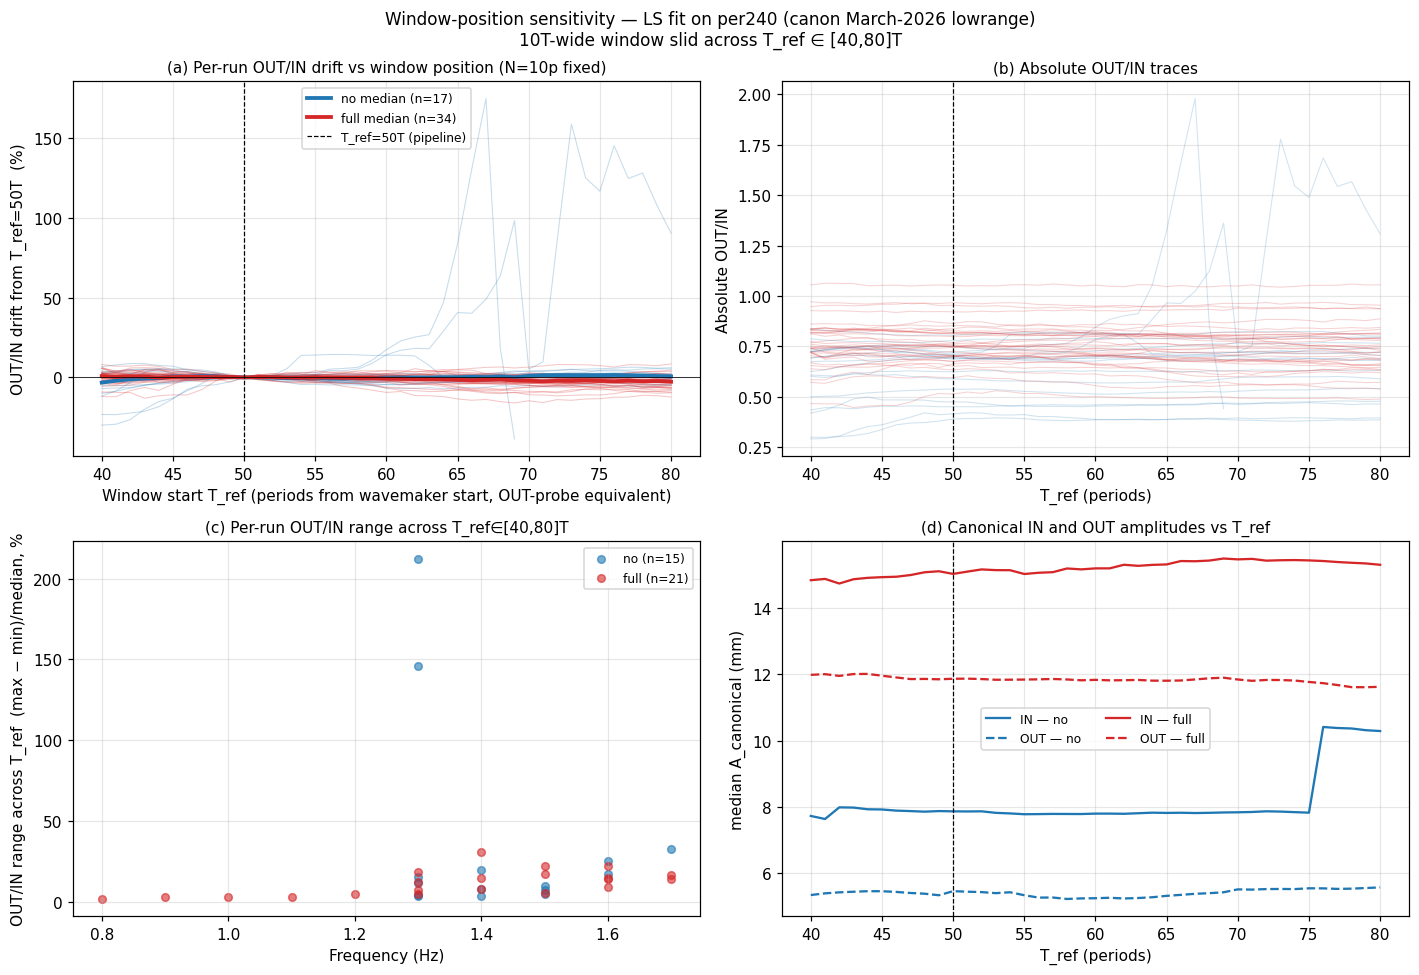

Here is the Python script that generated this plot:
"""
Window-position sensitivity — slide a 10T window across the per240 plateau
===========================================================================

Companion to `fft_window_sensitivity_lsfit.py` (which varies window LENGTH
at a fixed start). Here we vary POSITION at a fixed length (10 periods =
pipeline H&G default).

Sweep: reference start position T_ref ∈ [40T, 80T] in 1T steps.
For each probe the local start is `T_ref − ΔT_probe` where ΔT_probe is
the group-velocity travel-time shift from HG.REF_R_M (the probe-shifted
H&G convention — i.e. moving T_ref by 1T shifts every probe's window by
exactly 1T in probe-local time).

At T_ref = 50 the window equals the current pipeline default (H&G [50T, 60T]
at OUT, probe-shifted for IN). So drift is measured relative to T_ref = 50.

Scope: fullpanel per240 wave runs, quality=ok, in the two canonical
March-2026 lowrange folders.

Output:
  analysis_scratch/fft_window_position_sensitivity_lsfit.csv
  analysis_scratch/fft_window_position_sensitivity_lsfit.png
  analysis_scratch/fft_window_position_sensitivity_lsfit_findings.md
"""

import sys
from pathlib import Path
sys.path.insert(0, str(Path(__file__).parent.parent))

import numpy as np
import pandas as pd
import matplotlib
matplotlib.use("Agg")
import matplotlib.pyplot as plt

from wavescripts.improved_data_loader import load_analysis_data, load_processed_dfs
from wavescripts.signal_processing import compute_amplitudes_from_lsfit
from wavescripts.constants import HG, c_group

FS = 250.0
BASE = Path(__file__).parent.parent
SCRATCH = Path(__file__).parent

N_PERIODS  = 10          # fixed window length (pipeline default)
T_REF_MIN  = 40
T_REF_MAX  = 80
T_REF_STEP = 1
T_REF_SWEEP = np.arange(T_REF_MIN, T_REF_MAX + 1, T_REF_STEP)

T_REF_CANON = HG.START_T_REF   # = 50 — the pipeline default

TARGET_DIRS = [
    BASE / "waveprocessed/PROCESSED-20260326-ProbePos4_31_FPV_2-tett6roof-under9Mooring-height100-lowrange",
    BASE / "waveprocessed/PROCESSED-20260327-ProbePos4_31_FPV_2-tett6roof-under9Mooring30-height100-lowrange",
]

# Probe positions in metres from paddle (march2026_better_rearranging)
PROBE_R_M = {
    "9373/170":  9.373,
    "9373/340":  9.373,
    "12400/250": 12.400,
    "8804/250":   8.804,
}
IN_PROBES  = ["9373/170", "9373/340"]
OUT_PROBES = ["12400/250"]

OUT_CSV = SCRATCH / "fft_window_position_sensitivity_lsfit.csv"
OUT_PNG = SCRATCH / "fft_window_position_sensitivity_lsfit.png"
OUT_MD  = SCRATCH / "fft_window_position_sensitivity_lsfit_findings.md"


def _probe_local_start_T(T_ref: float, r_probe_m: float, f_hz: float) -> float:
    """T_ref is in OUT-probe coordinates (r=12.4 m). Shift to probe-local time
    by subtracting group-velocity travel time ΔT = (R_ref − r)/c_group · f."""
    dT = (HG.REF_R_M - r_probe_m) / c_group(f_hz, HG.TANK_DEPTH_M) * f_hz
    return T_ref - dT


def _extract_window(df, pos, start, n_samples):
    col = f"eta_{pos}_interp" if f"eta_{pos}_interp" in df.columns else f"eta_{pos}"
    if col not in df.columns:
        return None
    end = start + n_samples
    if start < 0 or end > len(df):
        return None
    sig = df[col].iloc[start:end].to_numpy(dtype=float)
    nan_mask = np.isnan(sig)
    if nan_mask.mean() > 0.10:
        return None
    if nan_mask.any():
        idx = np.arange(len(sig))
        sig = np.interp(idx, idx[~nan_mask], sig[~nan_mask])
    return sig


# ── Load ──────────────────────────────────────────────────────────────────────

print("1. Loading metadata + processed time series …")
dirs_str = [str(d) for d in TARGET_DIRS]
meta, _, _, _ = load_analysis_data(*dirs_str, load_processed=False)

mask = (
    (meta["PanelCondition"] == "full")
    & meta["WaveFrequencyInput [Hz]"].notna()
    & (meta["WaveFrequencyInput [Hz]"] > 0)
    & (meta["WavePeriodInput"] >= 100)   # per240-ish
    & (meta["quality_flag"] == "ok")
)
runs = meta[mask].copy()
print(f"   {len(runs)} per240 fullpanel wave runs, quality=ok")

proc_dfs = load_processed_dfs(*dirs_str)

# ── Sweep ─────────────────────────────────────────────────────────────────────

print(f"\n2. Sweeping T_ref ∈ [{T_REF_MIN}, {T_REF_MAX}] periods "
      f"(step {T_REF_STEP}, {len(T_REF_SWEEP)} positions) at N = {N_PERIODS}p …")
records = []
for _, row in runs.iterrows():
    path = row["path"]
    df = proc_dfs.get(path)
    if df is None:
        continue
    freq = float(row["WaveFrequencyInput [Hz]"])
    samples_per_period = int(round(FS / freq))
    n_samples = N_PERIODS * samples_per_period

    for pos in IN_PROBES + OUT_PROBES:
        r_m = PROBE_R_M[pos]
        for T_ref in T_REF_SWEEP:
            start_T_probe = _probe_local_start_T(T_ref, r_m, freq)
            start_sample = int(round(start_T_probe * samples_per_period))
            sig = _extract_window(df, pos, start_sample, n_samples)
            if sig is None:
                continue
            ls = compute_amplitudes_from_lsfit(sig, freq, FS)
            records.append({
                "path":           path,
                "name":           Path(path).name,
                "probe":          pos,
                "freq_hz":        freq,
                "amp_V":          float(row["WaveAmplitudeInput [Volt]"]),
                "wind":           row["WindCondition"],
                "mooring":        row.get("Mooring", "?"),
                "T_ref":          int(T_ref),
                "start_sample":   start_sample,
                "A_LS_mm":        ls["A_fundamental"],
                "A_stokes2_mm":   ls["A_stokes2"],
                "residual_rms_mm": ls["residual_rms"],
            })

long = pd.DataFrame(records)
long.to_csv(OUT_CSV, index=False, float_format="%.5f")
print(f"   {len(long)} rows → {OUT_CSV.relative_to(BASE)}")

# ── Canonical IN/OUT per run per T_ref ────────────────────────────────────────

pivot = long.pivot_table(
    index=["path", "name", "freq_hz", "amp_V", "wind", "mooring", "T_ref"],
    columns="probe",
    values="A_LS_mm",
).reset_index()
pivot["A_in_canonical"] = pivot[IN_PROBES].mean(axis=1, skipna=True)
pivot["A_out_canonical"] = pivot[OUT_PROBES[0]]
pivot["OUT_IN"] = pivot["A_out_canonical"] / pivot["A_in_canonical"]

# Per-run CV across positions
cv = pivot.groupby(["name", "freq_hz", "amp_V", "wind"])["OUT_IN"].agg(
    ["median", "std", "min", "max", "count"]
).reset_index()
cv["range_pct"] = 100 * (cv["max"] - cv["min"]) / cv["median"]

print("\n3. Per-run OUT/IN variability across T_ref ∈ [40T, 80T]:")
print(f"   median range: {cv['range_pct'].median():.2f}%  |  max range: {cv['range_pct'].max():.2f}%")
print(f"   median std/median: {(100*cv['std']/cv['median']).median():.2f}%")

# Drift from T_ref = 50 (pipeline default)
wide = pivot.pivot_table(
    index=["path", "name", "freq_hz", "amp_V", "wind", "mooring"],
    columns="T_ref",
    values="OUT_IN",
).reset_index()
if T_REF_CANON in wide.columns:
    for T_ref in T_REF_SWEEP:
        if T_ref == T_REF_CANON:
            continue
        wide[f"drift_{int(T_ref)}T_%"] = 100 * (wide[int(T_ref)] - wide[T_REF_CANON]) / wide[T_REF_CANON]

print(f"\n4. Drift vs T_ref={T_REF_CANON} (pipeline default):")
for wind in ["no", "full"]:
    sub = wide[wide["wind"] == wind]
    if sub.empty:
        continue
    print(f"   === {wind}  (n_runs={len(sub)}) ===")
    for T_ref in [40, 45, 50, 55, 60, 65, 70, 75, 80]:
        if T_ref == T_REF_CANON:
            print(f"     T_ref={T_ref}T (ref): 0.00%")
            continue
        col = f"drift_{T_ref}T_%"
        if col not in sub.columns:
            continue
        d = sub[col].dropna()
        if len(d):
            print(f"     T_ref={T_ref}T: median {d.median():+.3f}%, max |Δ| {d.abs().max():.2f}%  (n={len(d)})")

# ── Plotting ──────────────────────────────────────────────────────────────────

print("\n5. Plotting …")
fig, axes = plt.subplots(2, 2, figsize=(13, 9))

# (a) per-run OUT/IN traces vs T_ref (relative to T_ref=50), coloured by wind
ax = axes[0, 0]
for wind, color in (("no", "tab:blue"), ("full", "tab:red")):
    sub = wide[wide["wind"] == wind]
    for _, r in sub.iterrows():
        xs = np.array(T_REF_SWEEP, dtype=float)
        ys = np.array([r.get(int(t), np.nan) for t in T_REF_SWEEP], dtype=float)
        ref = r.get(T_REF_CANON, np.nan)
        if not np.isfinite(ref) or ref == 0:
            continue
        ax.plot(xs, 100 * (ys - ref) / ref, "-", color=color, alpha=0.25, lw=0.7)
# medians
for wind, color in (("no", "tab:blue"), ("full", "tab:red")):
    sub = wide[wide["wind"] == wind]
    med = []
    for t in T_REF_SWEEP:
        col = t if t in sub.columns else None
        if col is None:
            med.append(np.nan); continue
        ref = sub[T_REF_CANON]
        drift = 100 * (sub[col] - ref) / ref
        med.append(drift.median())
    ax.plot(T_REF_SWEEP, med, "-", color=color, lw=2.5,
            label=f"{wind} median (n={len(sub)})")
ax.axvline(T_REF_CANON, color="k", ls="--", lw=0.8, label=f"T_ref={T_REF_CANON}T (pipeline)")
ax.axhline(0, color="k", ls="-", lw=0.5)
ax.set_xlabel("Window start T_ref (periods from wavemaker start, OUT-probe equivalent)")
ax.set_ylabel("OUT/IN drift from T_ref=50T  (%)")
ax.set_title(f"(a) Per-run OUT/IN drift vs window position (N={N_PERIODS}p fixed)", fontsize=10)
ax.legend(fontsize=8)
ax.grid(True, alpha=0.3)

# (b) per-run absolute OUT/IN traces
ax = axes[0, 1]
for wind, color in (("no", "tab:blue"), ("full", "tab:red")):
    sub = wide[wide["wind"] == wind]
    for _, r in sub.iterrows():
        xs = np.array(T_REF_SWEEP, dtype=float)
        ys = np.array([r.get(int(t), np.nan) for t in T_REF_SWEEP], dtype=float)
        ax.plot(xs, ys, "-", color=color, alpha=0.2, lw=0.7)
ax.axvline(T_REF_CANON, color="k", ls="--", lw=0.8)
ax.set_xlabel("T_ref (periods)")
ax.set_ylabel("Absolute OUT/IN")
ax.set_title("(b) Absolute OUT/IN traces", fontsize=10)
ax.grid(True, alpha=0.3)

# (c) range (max - min) / median per run, vs wind and freq
ax = axes[1, 0]
cv["color"] = cv["wind"].map({"no": "tab:blue", "full": "tab:red", "lowest": "tab:orange"})
for wind, color in (("no", "tab:blue"), ("full", "tab:red")):
    sub = cv[cv["wind"] == wind]
    ax.scatter(sub["freq_hz"], sub["range_pct"], s=25, alpha=0.6,
               color=color, label=f"{wind} (n={len(sub)})")
ax.set_xlabel("Frequency (Hz)")
ax.set_ylabel("OUT/IN range across T_ref  (max − min)/median, %")
ax.set_title("(c) Per-run OUT/IN range across T_ref∈[40,80]T", fontsize=10)
ax.legend(fontsize=8)
ax.grid(True, alpha=0.3)

# (d) median A_in_canonical vs T_ref, per wind+freq — does the plateau exist?
ax = axes[1, 1]
for wind, color in (("no", "tab:blue"), ("full", "tab:red")):
    sub = pivot[pivot["wind"] == wind]
    med = sub.groupby("T_ref")["A_in_canonical"].median()
    ax.plot(med.index, med.values, "-", color=color, lw=1.5, label=f"IN — {wind}")
    med_out = sub.groupby("T_ref")["A_out_canonical"].median()
    ax.plot(med_out.index, med_out.values, "--", color=color, lw=1.5, label=f"OUT — {wind}")
ax.axvline(T_REF_CANON, color="k", ls="--", lw=0.8)
ax.set_xlabel("T_ref (periods)")
ax.set_ylabel("median A_canonical (mm)")
ax.set_title("(d) Canonical IN and OUT amplitudes vs T_ref", fontsize=10)
ax.legend(fontsize=8, ncol=2)
ax.grid(True, alpha=0.3)

fig.suptitle(f"Window-position sensitivity — LS fit on per240 (canon March-2026 lowrange)\n"
             f"10T-wide window slid across T_ref ∈ [{T_REF_MIN},{T_REF_MAX}]T",
             fontsize=11)
fig.tight_layout()
fig.savefig(OUT_PNG, dpi=110, bbox_inches="tight")
plt.close(fig)
print(f"   figure → {OUT_PNG.relative_to(BASE)}")

# ── Findings ──────────────────────────────────────────────────────────────────

lines = []
lines.append("# FFT window-position sensitivity — 10T window slid across the per240 plateau")
lines.append("")
lines.append(f"Generated: {pd.Timestamp.now('UTC').isoformat()[:19]}Z")
lines.append("")
lines.append(f"**Dataset**: fullpanel per240 wave runs, quality_flag=ok, from the two canonical")
lines.append(f"March-2026 lowrange folders. n_runs = {wide.shape[0]}.")
lines.append("")
lines.append(f"**Method**: hold window length at N = {N_PERIODS} periods (pipeline default);")
lines.append(f"sweep the start position T_ref from {T_REF_MIN}T to {T_REF_MAX}T in {T_REF_STEP}T steps.")
lines.append(f"T_ref is in OUT-probe coordinates; each probe's local start is")
lines.append(f"`T_ref − ΔT_probe` via the probe-shifted H&G convention. Reference:")
lines.append(f"**T_ref = {T_REF_CANON}T** = current pipeline default.")
lines.append("")

lines.append("## Per-run OUT/IN variability across T_ref")
lines.append("")
lines.append(f"- Median range (max − min)/median across positions: **{cv['range_pct'].median():.2f} %**")
lines.append(f"- Max range across positions (worst run): **{cv['range_pct'].max():.2f} %**")
lines.append(f"- Median std(OUT/IN) / median(OUT/IN): **{(100*cv['std']/cv['median']).median():.2f} %**")
lines.append("")

lines.append("## Median drift from T_ref=50T, per wind condition")
lines.append("")
lines.append("| T_ref | nowind median % | nowind max \\|Δ\\| % | fullwind median % | fullwind max \\|Δ\\| % |")
lines.append("|---|---|---|---|---|")
for T_ref in [40, 42, 45, 48, 50, 52, 55, 58, 60, 65, 70, 75, 80]:
    cells = [f"**{T_ref}T**" if T_ref == T_REF_CANON else f"{T_ref}T"]
    for wind in ["no", "full"]:
        sub = wide[wide["wind"] == wind]
        if T_ref == T_REF_CANON:
            cells.extend(["0.000", "0.00"])
            continue
        col = f"drift_{T_ref}T_%"
        if col not in sub.columns:
            cells.extend(["—", "—"])
            continue
        d = sub[col].dropna()
        if len(d) == 0:
            cells.extend(["—", "—"])
        else:
            cells.extend([f"{d.median():+.3f}", f"{d.abs().max():.2f}"])
    lines.append("| " + " | ".join(cells) + " |")
lines.append("")

# Flatness region
lines.append("## Where is the plateau?")
lines.append("")
cv_global = pivot.groupby("T_ref")["OUT_IN"].agg(["median", "std"]).reset_index()
cv_global["cv_pct"] = 100 * cv_global["std"] / cv_global["median"]
# Rolling std of per-position median to find flat region
med_trace = cv_global.set_index("T_ref")["median"]
lines.append("Median OUT/IN vs T_ref (all runs pooled):")
lines.append("")
lines.append("| T_ref | median OUT/IN | drift from 50T % |")
lines.append("|---|---|---|")
ref_val = med_trace.get(T_REF_CANON, np.nan)
for T_ref in [40, 42, 44, 46, 48, 50, 52, 54, 56, 58, 60, 62, 65, 68, 70, 75, 80]:
    v = med_trace.get(T_ref, np.nan)
    if np.isfinite(v) and np.isfinite(ref_val) and ref_val != 0:
        d = 100 * (v - ref_val) / ref_val
        bold = "**" if T_ref == T_REF_CANON else ""
        lines.append(f"| {bold}{T_ref}T{bold} | {bold}{v:.4f}{bold} | {bold}{d:+.3f}{bold} |")
lines.append("")

lines.append("## Takeaway (interpret manually before publishing)")
lines.append("")
lines.append(f"- Per-run OUT/IN across T_ref ∈ [40, 80]T varies by median **{cv['range_pct'].median():.2f} %**")
lines.append(f"  (max − min). This is the \"how sensitive is OUT/IN to where we start the window\" answer.")
lines.append("")
lines.append("- See panel (a) of the figure for per-run drift traces vs T_ref.")
lines.append(f"  Panel (d) shows median A_in and A_out independently — the plateau regions are visible.")
lines.append("")
lines.append("- Cross-reference with `hg_window_stability_findings.md`:")
lines.append("  - per240 10T sliding AFFT CV within ±5T of H&G start was ~0.5 % (IN and OUT).")
lines.append("  - This sweep extends the ±5T to ±30T — confirms / refutes plateau beyond pipeline default.")

lines.append("")
lines.append("## See also")
lines.append("")
lines.append(f"- Figure: `{OUT_PNG.relative_to(BASE)}`")
lines.append(f"- Data: `{OUT_CSV.relative_to(BASE)}`")
lines.append(f"- Length sensitivity (companion): `analysis_scratch/fft_window_sensitivity_lsfit_findings.md`")
lines.append(f"- Plateau (prior): `analysis_scratch/hg_window_stability_findings.md`")

OUT_MD.write_text("\n".join(lines) + "\n")
print(f"   findings → {OUT_MD.relative_to(BASE)}")
print("\nDone.")
